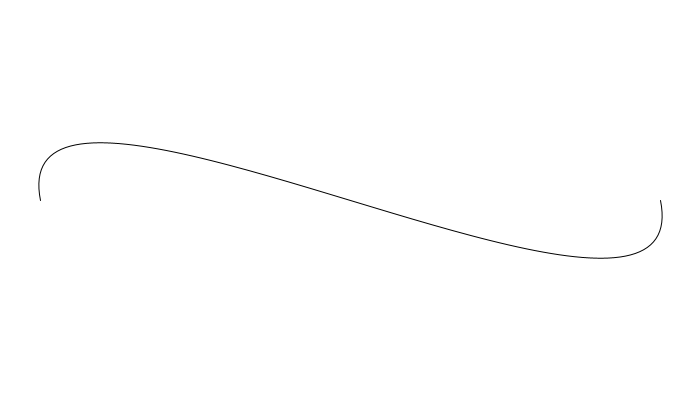
Frame 1 (no input)
Frame 60 (the mouse pressed at the canvas centre just before this capture): identical to frame 1, image omitted
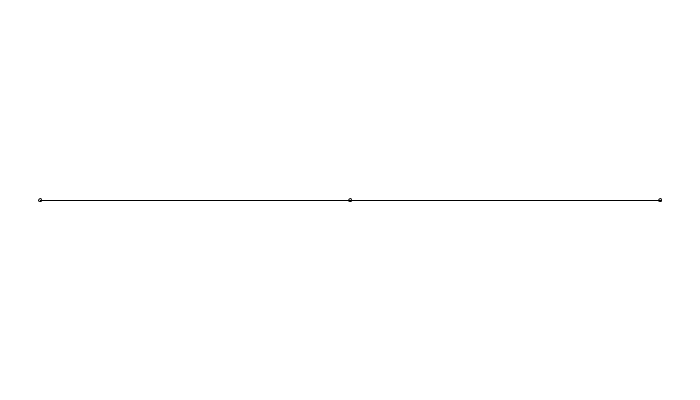
Frame 120 (the mouse held since frame 60 and released just before this capture)

The Processing sketch that drew these frames (run headless with seeded random() and noise(); from frame 60 on, the mouse is pressed at the canvas centre):

// Processing sketch: bezier_curve
// ── bezier_curve.pde
void setup() {
  size(700, 400);

}

void draw() {
  background(255);
  float s = 3;

  PVector anchorOne = new PVector(40, height/2);
  PVector anchorTwo = new PVector(width - 40, height/2);
  PVector controlOne = new PVector(mouseX, mouseY);
  PVector controlTwo = new PVector(width - mouseX, height - mouseY);

  if (mousePressed) {
    ellipse(anchorOne.x, anchorOne.y, s, s);
    ellipse(anchorTwo.x, anchorTwo.y, s, s);
    ellipse(controlTwo.x, controlTwo.y, s, s);

    line(anchorOne.x, anchorOne.y, controlOne.x, controlOne.y);
    line(anchorTwo.x, anchorTwo.y, controlTwo.x, controlTwo.y);
  }

  beginShape();
    vertex(anchorOne.x, anchorOne.y);
    bezierVertex(controlOne.x, controlOne.y, controlTwo.x, controlTwo.y, anchorTwo.x, anchorTwo.y);
  endShape();
}
